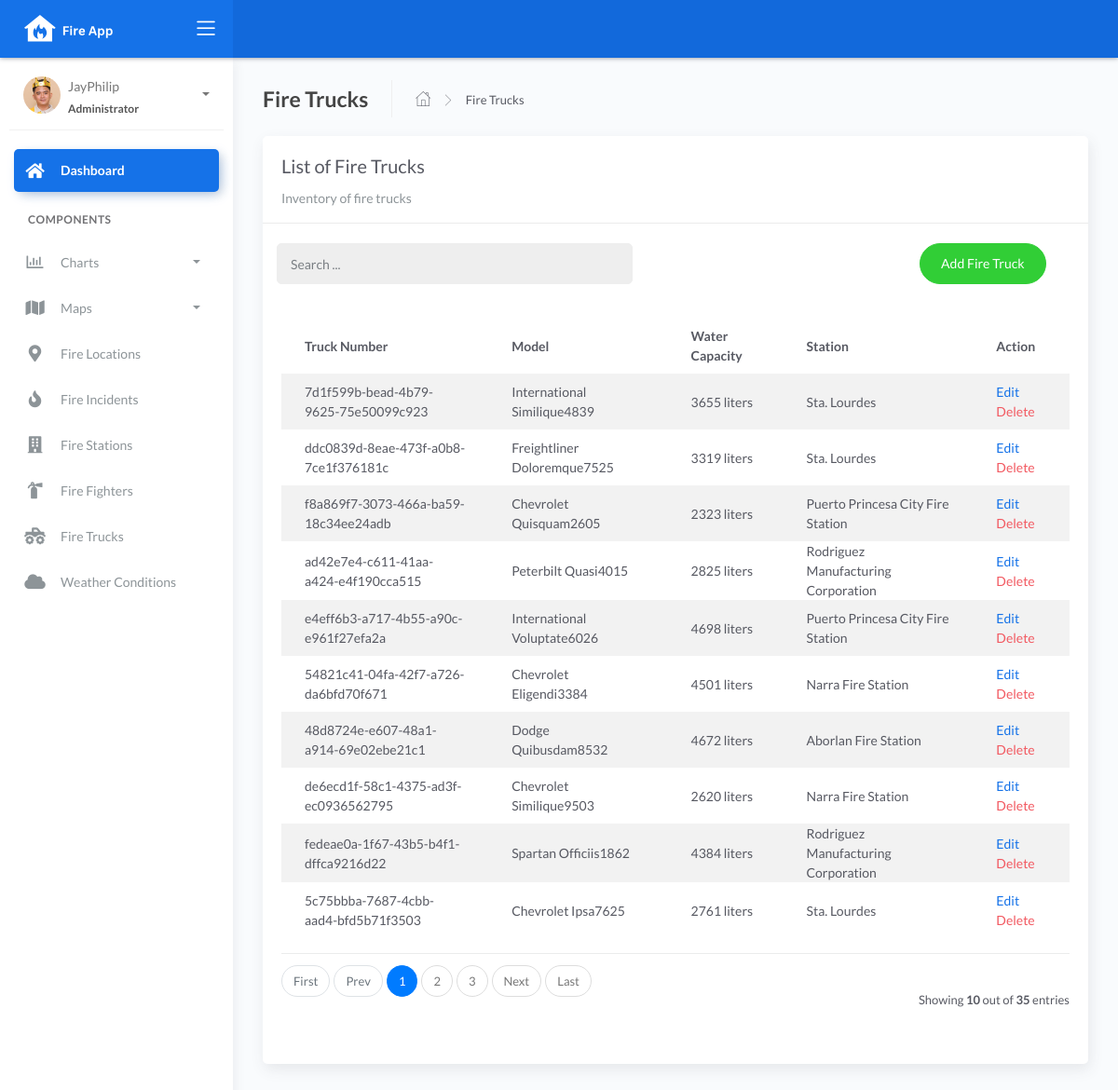
Page /firetruck_list on the committed database.
### fire/models.py (models this page shows, shortened)
class BaseModel(models.Model):
    created_at = models.DateTimeField(auto_now_add=True, db_index=True)
    updated_at = models.DateTimeField(auto_now=True)
    class Meta:
        abstract = True

class FireTruck(BaseModel):
    truck_number = models.CharField(max_length=150)
    model = models.CharField(max_length=150)
    capacity = models.CharField(max_length=150)  # water
    station = models.ForeignKey(FireStation, on_delete=models.CASCADE)

class FireStation(BaseModel):
    name = models.CharField(max_length=150)
    latitude = models.DecimalField(
        max_digits=22, decimal_places=16, null=True, blank=True)
    longitude = models.DecimalField(
        max_digits=22, decimal_places=16, null=True, blank=True)
    address = models.CharField(max_length=150)
    city = models.CharField(max_length=150)  # can be in separate table
    country = models.CharField(max_length=150)  # can be in separate table
    def __str__(self):
        return f"{self.name}"

### fire/views.py (the view)
# urls.py: path('firetruck_list', FireTruckList.as_view(), name='firetruck-list'),
class FireTruckList(ListView):
    model = FireTruck
    context_object_name = 'firetruck'
    template_name = "firetruck_list.html"
    paginate_by = 10
    def get_queryset(self, *args, **kwargs):
         qs = super(FireTruckList, self).get_queryset(*args, **kwargs)
         if self.request.GET.get("q") != None:
             query = self.request.GET.get('q')
             qs = qs.filter(Q(truck_number__icontains=query) |
                            Q(model__icontains=query) |
                            Q(capacity__icontains=query) )
         return qs

### templates/firetruck_list.html (shortened to what this page needs)
{% extends 'base.html' %} {% load static %} {% block content %}
<div class="content">
    <div class="page-inner">
        <div class="page-header">
            <h4 class="page-title">Fire Trucks</h4>
            <ul class="breadcrumbs">
                <li class="nav-home">
                    <a href="{%url 'dashboard-chart' %}">
                    <i class="flaticon-home"></i>
                    </a>
                </li>
                <li class="separator">
                    <i class="flaticon-right-arrow"></i>
                </li>
                <li class="nav-item">
                    <a href="#">Fire Trucks</a>
                </li>
            </ul>
        </div>
        <div class="row">
            <div class="col-md-12">
                <div class="card">
                    <div class="card-header">
                        <div class="card-title">List of Fire Trucks</div>
                        <div class="card-category">Inventory of fire trucks</div>
                    </div>
                    <br>
                        <div class="col-md-12 row">
                            <div class="col-md-6">
                                <form class="navbar-left navbar-form nav-search mr-md-3" action="{% url 'firetruck-list' %}">
                                    <div class="input-group">
                                        <input type="text" placeholder="Search ..." class="form-control" name="q">
                                        <div class="input-group-append">
                                        <span class="input-group-text">
                                        </span>
                                        </div>
                                    </div>
                                </form>
                            </div>
                            <div class="col-md-6">
                                <div class="pull-right">
                                    <a href="{% url 'firetruck-add'%}" class="btn btn-success btn-rounded">Add Fire Truck</a>
                                </div>
                            </div>
                        </div>
                    <div class="card-body">
                        <table class="table table-striped mt-3">
                            <thead>
                                <tr>
                                    <th scope="col">Truck Number</th>
                                    <th scope="col">Model</th>
                                    <th scope="col">Water Capacity</th>
                                    <th scope="col">Station</th>
                                    <th scope="col">Action</th>
                                </tr>
                            </thead>
                            <tbody>
                                {% for object in object_list %}
                                <tr>
                                    <td>{{ object.truck_number }}</td>
                                    <td>{{ object.model }}</td>
                                    <td>{{ object.capacity }} liters</td>
                                    <td>{{ object.station }}</td>
                                    <td>
                                        <a href="firetruck_list/edit/{{ object.id }}">Edit</a>
                                        <a href="firetruck_list/delete/{{ object.id }}" class="text-danger">Delete</a>
                                    </td>
                                </tr>
                                {% empty %}
                                <tr>
                                    <td colspan="4" style="text-align: center">
                                    <p class="text-sm font-weight-bold mb-0">No Records Found</p>
                                    </td>
                                </tr>
                                {% endfor %}
                            </tbody>
                        </table>
                        {% include 'includes/pagination.html' %}
                    </div>
                </div>
            </div>
        </div>
    </div>
</div>
{% endblock %}

### rows in the picture
FireTruck: truck_number "7d1f599b-bead-4b79-9625-75e50099c923", model "International Similique4839", capacity "3655", station "Sta. Lourdes"
FireTruck: truck_number "ddc0839d-8eae-473f-a0b8-7ce1f376181c", model "Freightliner Doloremque7525", capacity "3319", station "Sta. Lourdes"
FireTruck: truck_number "f8a869f7-3073-466a-ba59-18c34ee24adb", model "Chevrolet Quisquam2605", capacity "2323", station "Puerto Princesa City Fire Station"
FireTruck: truck_number "ad42e7e4-c611-41aa-a424-e4f190cca515", model "Peterbilt Quasi4015", capacity "2825", station "Rodriguez Manufacturing Corporation"
FireTruck: truck_number "e4eff6b3-a717-4b55-a90c-e961f27efa2a", model "International Voluptate6026", capacity "4698", station "Puerto Princesa City Fire Station"
FireTruck: truck_number "54821c41-04fa-42f7-a726-da6bfd70f671", model "Chevrolet Eligendi3384", capacity "4501", station "Narra Fire Station"
FireTruck: truck_number "48d8724e-e607-48a1-a914-69e02ebe21c1", model "Dodge Quibusdam8532", capacity "4672", station "Aborlan Fire Station"
FireTruck: truck_number "de6ecd1f-58c1-4375-ad3f-ec0936562795", model "Chevrolet Similique9503", capacity "2620", station "Narra Fire Station"
FireTruck: truck_number "fedeae0a-1f67-43b5-b4f1-dffca9216d22", model "Spartan Officiis1862", capacity "4384", station "Rodriguez Manufacturing Corporation"
FireTruck: truck_number "5c75bbba-7687-4cbb-aad4-bfd5b71f3503", model "Chevrolet Ipsa7625", capacity "2761", station "Sta. Lourdes"

### other values in the picture
{{ page_num }} "1"
{{ page_num }} "2" "3"
{{ object_list.count }} "10"
{{ paginator.count }} "35"
